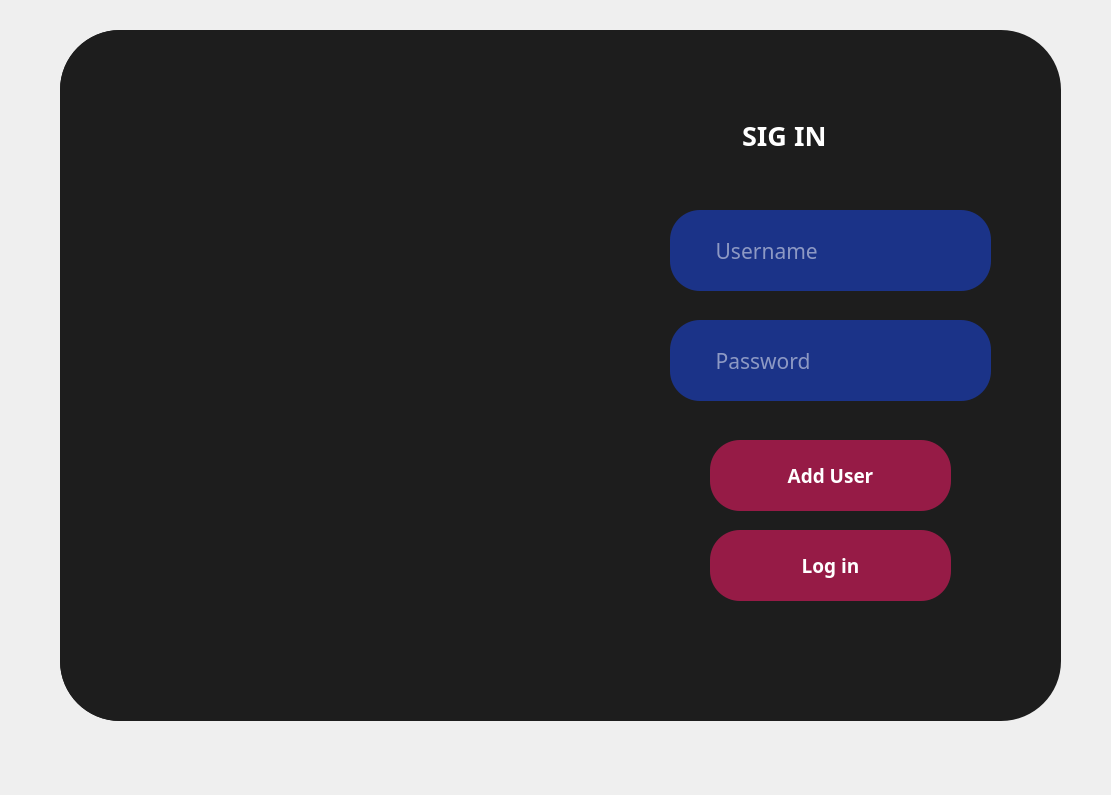
<?xml version="1.0" encoding="UTF-8"?>
<ui version="4.0">
 <class>kayitekran</class>
 <widget class="QWidget" name="kayitekran">
  <property name="geometry">
   <rect>
    <x>0</x>
    <y>0</y>
    <width>1111</width>
    <height>795</height>
   </rect>
  </property>
  <property name="windowTitle">
   <string>Form</string>
  </property>
  <property name="styleSheet">
   <string notr="true"/>
  </property>
  <widget class="QWidget" name="widget" native="true">
   <property name="enabled">
    <bool>true</bool>
   </property>
   <property name="geometry">
    <rect>
     <x>60</x>
     <y>30</y>
     <width>1001</width>
     <height>691</height>
    </rect>
   </property>
   <property name="styleSheet">
    <string notr="true">background-color: rgb(176, 176, 176);
background-color: rgb(29, 29, 29);
border-radius:60px;</string>
   </property>
   <widget class="QLabel" name="picturei">
    <property name="geometry">
     <rect>
      <x>0</x>
      <y>0</y>
      <width>541</width>
      <height>691</height>
     </rect>
    </property>
    <property name="styleSheet">
     <string notr="true">border-image: url(:/images/zyro-image.png);
border-radius:60px;</string>
    </property>
    <property name="text">
     <string/>
    </property>
   </widget>
   <widget class="QLabel" name="sgnyazi">
    <property name="geometry">
     <rect>
      <x>640</x>
      <y>50</y>
      <width>221</width>
      <height>111</height>
     </rect>
    </property>
    <property name="font">
     <font>
      <family>Segoe Print</family>
      <pointsize>20</pointsize>
      <weight>75</weight>
      <bold>true</bold>
     </font>
    </property>
    <property name="styleSheet">
     <string notr="true">color: rgb(255, 255, 255);</string>
    </property>
    <property name="text">
     <string>      SIG IN</string>
    </property>
   </widget>
   <widget class="QLineEdit" name="usernamelineEdit_2">
    <property name="geometry">
     <rect>
      <x>610</x>
      <y>180</y>
      <width>321</width>
      <height>81</height>
     </rect>
    </property>
    <property name="font">
     <font>
      <family>Segoe Print</family>
      <pointsize>16</pointsize>
     </font>
    </property>
    <property name="toolTip">
     <string>&lt;html&gt;&lt;head/&gt;&lt;body&gt;&lt;p&gt;sgsgsg&lt;br/&gt;&lt;/p&gt;&lt;/body&gt;&lt;/html&gt;</string>
    </property>
    <property name="styleSheet">
     <string notr="true">background:rgb(70, 15, 87);
background-color: rgb(27, 51, 136);
border:none;
border-radius:30px;
color:white;
</string>
    </property>
    <property name="text">
     <string/>
    </property>
    <property name="placeholderText">
     <string>        Username</string>
    </property>
   </widget>
   <widget class="QLineEdit" name="passwordlineEdit_2">
    <property name="geometry">
     <rect>
      <x>610</x>
      <y>290</y>
      <width>321</width>
      <height>81</height>
     </rect>
    </property>
    <property name="font">
     <font>
      <family>Segoe Print</family>
      <pointsize>16</pointsize>
     </font>
    </property>
    <property name="styleSheet">
     <string notr="true">background:rgb(70, 15, 87);
background-color: rgb(27, 51, 136);
border:none;
border-radius:30px;
color:white;
</string>
    </property>
    <property name="text">
     <string/>
    </property>
    <property name="placeholderText">
     <string>        Password</string>
    </property>
   </widget>
   <widget class="QPushButton" name="adduserbutton">
    <property name="geometry">
     <rect>
      <x>650</x>
      <y>410</y>
      <width>241</width>
      <height>71</height>
     </rect>
    </property>
    <property name="font">
     <font>
      <family>Segoe Print</family>
      <pointsize>14</pointsize>
      <weight>75</weight>
      <bold>true</bold>
     </font>
    </property>
    <property name="styleSheet">
     <string notr="true">background:rgb(150, 27, 70);
border:none;
border-radius:30px;
color:white;</string>
    </property>
    <property name="text">
     <string>Add User</string>
    </property>
   </widget>
   <widget class="QPushButton" name="loginbutton_2">
    <property name="geometry">
     <rect>
      <x>650</x>
      <y>500</y>
      <width>241</width>
      <height>71</height>
     </rect>
    </property>
    <property name="font">
     <font>
      <family>Segoe Print</family>
      <pointsize>14</pointsize>
      <weight>75</weight>
      <bold>true</bold>
     </font>
    </property>
    <property name="styleSheet">
     <string notr="true">background:rgb(150, 27, 70);
border:none;
border-radius:30px;
color:white;</string>
    </property>
    <property name="text">
     <string>Log in</string>
    </property>
   </widget>
  </widget>
 </widget>
 <resources>
  <include location="res.qrc"/>
 </resources>
 <connections/>
</ui>
